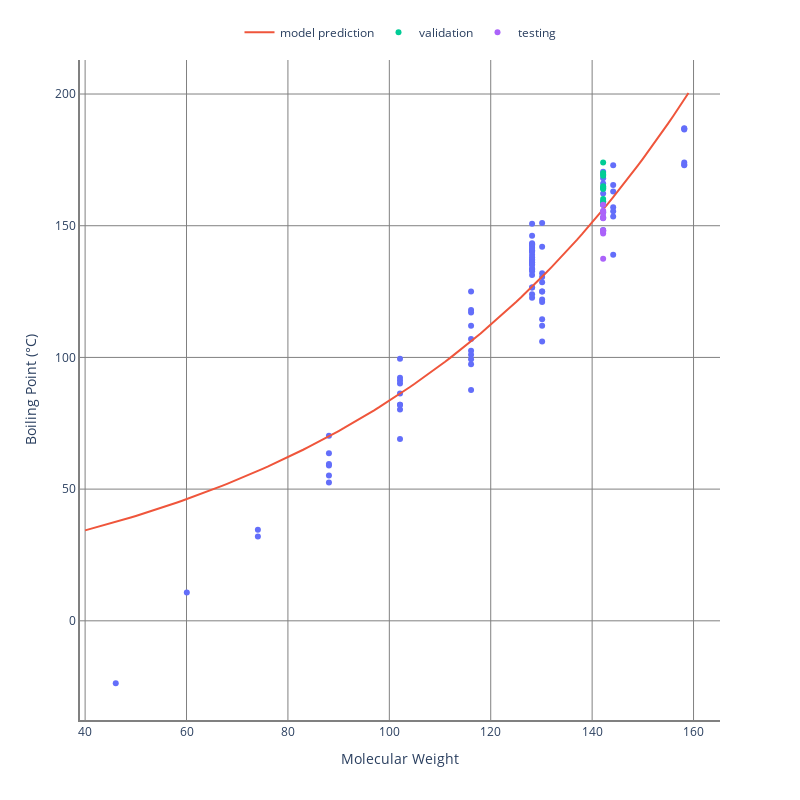

Here is the notebook cell this chart was saved with:
### Code cell
(
    ks_X_train,
    ks_X_val,
    ks_X_test,
    ks_y_train,
    ks_y_val,
    ks_y_test,
) = train_val_test_split(
    weights.reshape(-1,1),
    sampler="kennard_stone",
    hopts=dict(
        metric="euclidean",
    ),
    **tts_args,
)
scatter(ks_X_train.flatten(),
    ks_X_val.flatten(),
    ks_X_test.flatten(),
    ks_y_train,
    ks_y_val,
    ks_y_test,)
